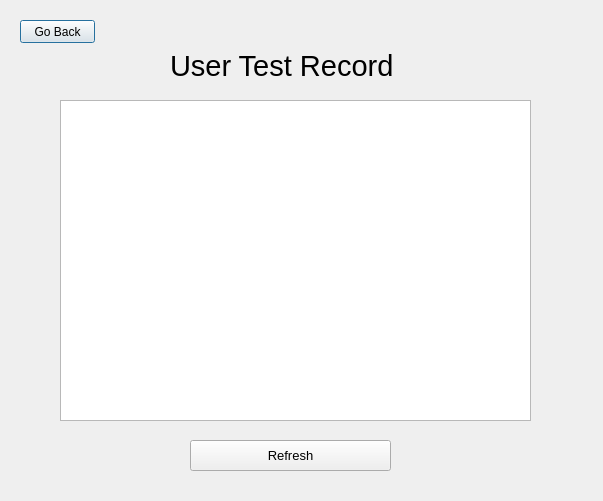
<?xml version="1.0" encoding="UTF-8"?>
<ui version="4.0">
 <class>user_testRecord</class>
 <widget class="QDialog" name="user_testRecord">
  <property name="geometry">
   <rect>
    <x>0</x>
    <y>0</y>
    <width>603</width>
    <height>501</height>
   </rect>
  </property>
  <property name="windowTitle">
   <string>Dialog</string>
  </property>
  <widget class="QLabel" name="label_title">
   <property name="geometry">
    <rect>
     <x>170</x>
     <y>40</y>
     <width>251</width>
     <height>51</height>
    </rect>
   </property>
   <property name="font">
    <font>
     <pointsize>22</pointsize>
    </font>
   </property>
   <property name="text">
    <string>User Test Record</string>
   </property>
  </widget>
  <widget class="QPushButton" name="pushButton_back">
   <property name="geometry">
    <rect>
     <x>20</x>
     <y>20</y>
     <width>75</width>
     <height>23</height>
    </rect>
   </property>
   <property name="text">
    <string>Go Back</string>
   </property>
  </widget>
  <widget class="QPlainTextEdit" name="plainTextEdit_testRecord">
   <property name="geometry">
    <rect>
     <x>60</x>
     <y>100</y>
     <width>471</width>
     <height>321</height>
    </rect>
   </property>
   <property name="font">
    <font>
     <family>Nirmala UI</family>
     <pointsize>10</pointsize>
    </font>
   </property>
  </widget>
  <widget class="QPushButton" name="pushButton_refresh">
   <property name="geometry">
    <rect>
     <x>190</x>
     <y>440</y>
     <width>201</width>
     <height>31</height>
    </rect>
   </property>
   <property name="font">
    <font>
     <pointsize>10</pointsize>
    </font>
   </property>
   <property name="text">
    <string>Refresh</string>
   </property>
  </widget>
 </widget>
 <resources/>
 <connections/>
</ui>
